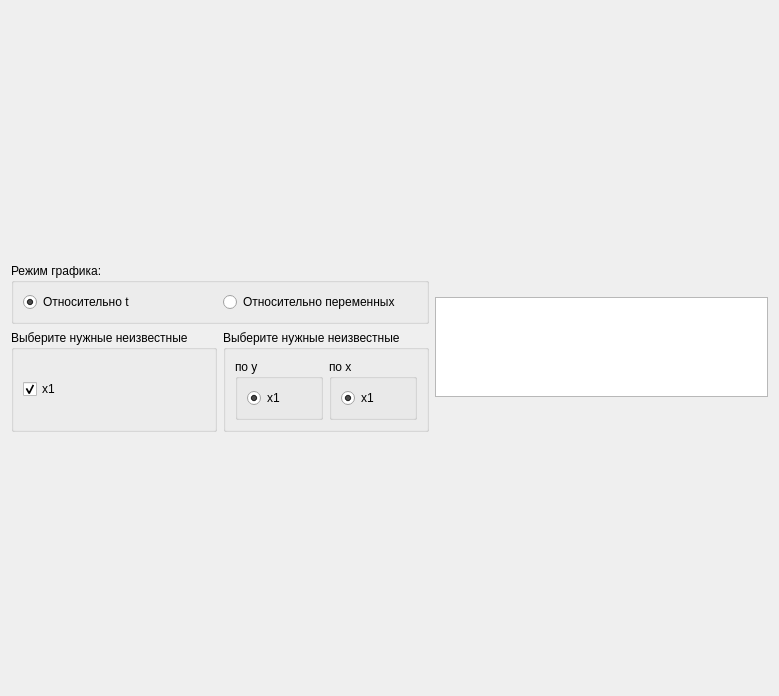
<?xml version="1.0" encoding="UTF-8"?>
<ui version="4.0">
 <class>Form</class>
 <widget class="QWidget" name="Form">
  <property name="geometry">
   <rect>
    <x>0</x>
    <y>0</y>
    <width>779</width>
    <height>696</height>
   </rect>
  </property>
  <property name="windowTitle">
   <string>График</string>
  </property>
  <layout class="QVBoxLayout" name="verticalLayout_2">
   <item>
    <layout class="QHBoxLayout" name="horizontalLayout_7">
     <item>
      <layout class="QVBoxLayout" name="verticalLayout">
       <item>
        <widget class="QGroupBox" name="groupBox">
         <property name="title">
          <string>Режим графика:</string>
         </property>
         <layout class="QHBoxLayout" name="horizontalLayout">
          <item>
           <widget class="QRadioButton" name="radioButton_2">
            <property name="text">
             <string>Относительно t</string>
            </property>
            <property name="checked">
             <bool>true</bool>
            </property>
           </widget>
          </item>
          <item>
           <widget class="QRadioButton" name="radioButton">
            <property name="text">
             <string>Относительно переменных</string>
            </property>
           </widget>
          </item>
         </layout>
        </widget>
       </item>
       <item>
        <layout class="QHBoxLayout" name="horizontalLayout_2">
         <item>
          <widget class="QGroupBox" name="for_t">
           <property name="title">
            <string>Выберите нужные неизвестные</string>
           </property>
           <layout class="QHBoxLayout" name="horizontalLayout_4">
            <item>
             <widget class="QCheckBox" name="checkBox">
              <property name="text">
               <string>x1</string>
              </property>
              <property name="checked">
               <bool>true</bool>
              </property>
             </widget>
            </item>
           </layout>
          </widget>
         </item>
         <item>
          <widget class="QGroupBox" name="for_x">
           <property name="title">
            <string>Выберите нужные неизвестные</string>
           </property>
           <layout class="QHBoxLayout" name="horizontalLayout_3">
            <item>
             <widget class="QGroupBox" name="for_x_y">
              <property name="title">
               <string>по y</string>
              </property>
              <layout class="QHBoxLayout" name="horizontalLayout_5">
               <item>
                <widget class="QRadioButton" name="radioButton_3">
                 <property name="text">
                  <string>x1</string>
                 </property>
                 <property name="checked">
                  <bool>true</bool>
                 </property>
                </widget>
               </item>
              </layout>
             </widget>
            </item>
            <item>
             <widget class="QGroupBox" name="for_x_x">
              <property name="title">
               <string>по x</string>
              </property>
              <layout class="QHBoxLayout" name="horizontalLayout_6">
               <item>
                <widget class="QRadioButton" name="radioButton_4">
                 <property name="text">
                  <string>x1</string>
                 </property>
                 <property name="checked">
                  <bool>true</bool>
                 </property>
                </widget>
               </item>
              </layout>
             </widget>
            </item>
           </layout>
          </widget>
         </item>
        </layout>
       </item>
      </layout>
     </item>
     <item>
      <widget class="QListWidget" name="listWidget">
       <property name="maximumSize">
        <size>
         <width>16777215</width>
         <height>100</height>
        </size>
       </property>
      </widget>
     </item>
    </layout>
   </item>
  </layout>
 </widget>
 <resources/>
 <connections>
  <connection>
   <sender>radioButton_2</sender>
   <signal>toggled(bool)</signal>
   <receiver>for_t</receiver>
   <slot>show()</slot>
   <hints>
    <hint type="sourcelabel">
     <x>97</x>
     <y>60</y>
    </hint>
    <hint type="destinationlabel">
     <x>115</x>
     <y>97</y>
    </hint>
   </hints>
  </connection>
  <connection>
   <sender>radioButton_2</sender>
   <signal>toggled(bool)</signal>
   <receiver>for_x</receiver>
   <slot>hide()</slot>
   <hints>
    <hint type="sourcelabel">
     <x>76</x>
     <y>62</y>
    </hint>
    <hint type="destinationlabel">
     <x>310</x>
     <y>98</y>
    </hint>
   </hints>
  </connection>
  <connection>
   <sender>radioButton</sender>
   <signal>toggled(bool)</signal>
   <receiver>for_t</receiver>
   <slot>hide()</slot>
   <hints>
    <hint type="sourcelabel">
     <x>178</x>
     <y>61</y>
    </hint>
    <hint type="destinationlabel">
     <x>186</x>
     <y>94</y>
    </hint>
   </hints>
  </connection>
  <connection>
   <sender>radioButton</sender>
   <signal>toggled(bool)</signal>
   <receiver>for_x</receiver>
   <slot>show()</slot>
   <hints>
    <hint type="sourcelabel">
     <x>155</x>
     <y>55</y>
    </hint>
    <hint type="destinationlabel">
     <x>334</x>
     <y>97</y>
    </hint>
   </hints>
  </connection>
 </connections>
</ui>
